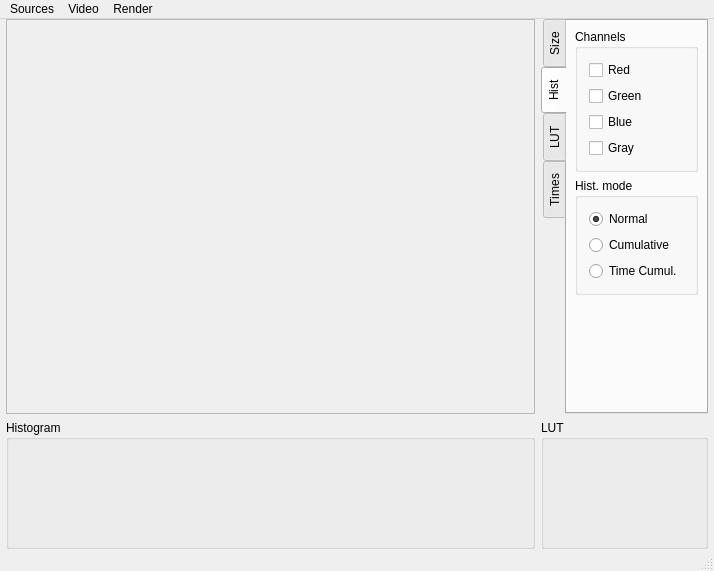
<?xml version="1.0" encoding="UTF-8"?>
<ui version="4.0">
 <class>MainWindow</class>
 <widget class="QMainWindow" name="MainWindow">
  <property name="geometry">
   <rect>
    <x>0</x>
    <y>0</y>
    <width>714</width>
    <height>561</height>
   </rect>
  </property>
  <property name="windowTitle">
   <string>Histograms &amp; LUTs</string>
  </property>
  <widget class="QWidget" name="centralWidget">
   <layout class="QGridLayout" name="gridLayout">
    <property name="leftMargin">
     <number>6</number>
    </property>
    <property name="topMargin">
     <number>0</number>
    </property>
    <property name="rightMargin">
     <number>6</number>
    </property>
    <property name="bottomMargin">
     <number>0</number>
    </property>
    <item row="0" column="0">
     <widget class="QScrollArea" name="scrollArea">
      <property name="sizePolicy">
       <sizepolicy hsizetype="Expanding" vsizetype="Expanding">
        <horstretch>0</horstretch>
        <verstretch>0</verstretch>
       </sizepolicy>
      </property>
      <property name="widgetResizable">
       <bool>true</bool>
      </property>
      <property name="alignment">
       <set>Qt::AlignCenter</set>
      </property>
      <widget class="QcvMatWidget" name="widgetImage">
       <property name="geometry">
        <rect>
         <x>0</x>
         <y>0</y>
         <width>528</width>
         <height>390</height>
        </rect>
       </property>
      </widget>
     </widget>
    </item>
    <item row="1" column="0">
     <widget class="QGroupBox" name="groupBoxHistogram">
      <property name="sizePolicy">
       <sizepolicy hsizetype="Expanding" vsizetype="Fixed">
        <horstretch>0</horstretch>
        <verstretch>0</verstretch>
       </sizepolicy>
      </property>
      <property name="minimumSize">
       <size>
        <width>100</width>
        <height>100</height>
       </size>
      </property>
      <property name="title">
       <string>Histogram</string>
      </property>
      <layout class="QHBoxLayout" name="horizontalLayout">
       <property name="leftMargin">
        <number>3</number>
       </property>
       <property name="topMargin">
        <number>3</number>
       </property>
       <property name="rightMargin">
        <number>3</number>
       </property>
       <property name="bottomMargin">
        <number>3</number>
       </property>
       <item>
        <widget class="QcvMatWidgetImage" name="widgetHistogram" native="true">
         <property name="sizePolicy">
          <sizepolicy hsizetype="Expanding" vsizetype="Expanding">
           <horstretch>0</horstretch>
           <verstretch>0</verstretch>
          </sizepolicy>
         </property>
         <property name="minimumSize">
          <size>
           <width>512</width>
           <height>100</height>
          </size>
         </property>
        </widget>
       </item>
      </layout>
     </widget>
    </item>
    <item row="1" column="1">
     <widget class="QGroupBox" name="groupBoxLUT">
      <property name="sizePolicy">
       <sizepolicy hsizetype="Preferred" vsizetype="Fixed">
        <horstretch>0</horstretch>
        <verstretch>0</verstretch>
       </sizepolicy>
      </property>
      <property name="title">
       <string>LUT</string>
      </property>
      <layout class="QHBoxLayout" name="horizontalLayout_2">
       <property name="leftMargin">
        <number>3</number>
       </property>
       <property name="topMargin">
        <number>3</number>
       </property>
       <property name="rightMargin">
        <number>3</number>
       </property>
       <property name="bottomMargin">
        <number>3</number>
       </property>
       <item>
        <widget class="QcvMatWidgetImage" name="widgetLUT" native="true">
         <property name="sizePolicy">
          <sizepolicy hsizetype="Fixed" vsizetype="Fixed">
           <horstretch>0</horstretch>
           <verstretch>0</verstretch>
          </sizepolicy>
         </property>
         <property name="minimumSize">
          <size>
           <width>100</width>
           <height>100</height>
          </size>
         </property>
        </widget>
       </item>
      </layout>
     </widget>
    </item>
    <item row="0" column="1">
     <widget class="QTabWidget" name="tabWidget">
      <property name="sizePolicy">
       <sizepolicy hsizetype="Preferred" vsizetype="Expanding">
        <horstretch>0</horstretch>
        <verstretch>0</verstretch>
       </sizepolicy>
      </property>
      <property name="styleSheet">
       <string notr="true">font: 10pt &quot;Lucida Grande&quot;;</string>
      </property>
      <property name="tabPosition">
       <enum>QTabWidget::West</enum>
      </property>
      <property name="currentIndex">
       <number>1</number>
      </property>
      <widget class="QWidget" name="sizeTab">
       <attribute name="title">
        <string>Size</string>
       </attribute>
       <layout class="QVBoxLayout" name="verticalLayout">
        <property name="leftMargin">
         <number>8</number>
        </property>
        <property name="topMargin">
         <number>8</number>
        </property>
        <property name="rightMargin">
         <number>8</number>
        </property>
        <property name="bottomMargin">
         <number>8</number>
        </property>
        <item>
         <widget class="QRadioButton" name="radioButtonOrigSize">
          <property name="text">
           <string>Originale</string>
          </property>
          <property name="checked">
           <bool>true</bool>
          </property>
         </widget>
        </item>
        <item>
         <widget class="QRadioButton" name="radioButtonCustomSize">
          <property name="text">
           <string>Custom</string>
          </property>
         </widget>
        </item>
        <item>
         <widget class="QLabel" name="labelWidth">
          <property name="text">
           <string>Largeur</string>
          </property>
         </widget>
        </item>
        <item>
         <widget class="QSpinBox" name="spinBoxWidth">
          <property name="maximum">
           <number>1600</number>
          </property>
          <property name="singleStep">
           <number>4</number>
          </property>
         </widget>
        </item>
        <item>
         <widget class="QLabel" name="labelHeight">
          <property name="text">
           <string>Hauteur</string>
          </property>
         </widget>
        </item>
        <item>
         <widget class="QSpinBox" name="spinBoxHeight">
          <property name="maximum">
           <number>1200</number>
          </property>
          <property name="singleStep">
           <number>4</number>
          </property>
         </widget>
        </item>
        <item>
         <widget class="QCheckBox" name="checkBoxFlip">
          <property name="text">
           <string>Flip</string>
          </property>
         </widget>
        </item>
        <item>
         <spacer name="verticalSpacer">
          <property name="orientation">
           <enum>Qt::Vertical</enum>
          </property>
          <property name="sizeHint" stdset="0">
           <size>
            <width>20</width>
            <height>228</height>
           </size>
          </property>
         </spacer>
        </item>
       </layout>
      </widget>
      <widget class="QWidget" name="histTab">
       <attribute name="title">
        <string>Hist</string>
       </attribute>
       <layout class="QVBoxLayout" name="verticalLayout_7">
        <property name="leftMargin">
         <number>8</number>
        </property>
        <property name="topMargin">
         <number>8</number>
        </property>
        <property name="rightMargin">
         <number>8</number>
        </property>
        <property name="bottomMargin">
         <number>8</number>
        </property>
        <item>
         <widget class="QGroupBox" name="groupBoxHistChannels">
          <property name="title">
           <string>Channels</string>
          </property>
          <layout class="QVBoxLayout" name="verticalLayout_8">
           <item>
            <widget class="QCheckBox" name="checkBoxHistRed">
             <property name="text">
              <string>Red</string>
             </property>
             <property name="shortcut">
              <string>R</string>
             </property>
            </widget>
           </item>
           <item>
            <widget class="QCheckBox" name="checkBoxHistGreen">
             <property name="text">
              <string>Green</string>
             </property>
             <property name="shortcut">
              <string>G</string>
             </property>
            </widget>
           </item>
           <item>
            <widget class="QCheckBox" name="checkBoxHistBlue">
             <property name="text">
              <string>Blue</string>
             </property>
             <property name="shortcut">
              <string>B</string>
             </property>
            </widget>
           </item>
           <item>
            <widget class="QCheckBox" name="checkBoxHistGray">
             <property name="text">
              <string>Gray</string>
             </property>
             <property name="shortcut">
              <string>K</string>
             </property>
            </widget>
           </item>
          </layout>
         </widget>
        </item>
        <item>
         <widget class="QGroupBox" name="groupBoxHistMode">
          <property name="title">
           <string>Hist. mode</string>
          </property>
          <layout class="QVBoxLayout" name="verticalLayout_6">
           <item>
            <widget class="QRadioButton" name="radioButtonHMNormal">
             <property name="text">
              <string>Normal</string>
             </property>
             <property name="shortcut">
              <string>V</string>
             </property>
             <property name="checked">
              <bool>true</bool>
             </property>
            </widget>
           </item>
           <item>
            <widget class="QRadioButton" name="radioButtonHMCumulative">
             <property name="text">
              <string>Cumulative</string>
             </property>
             <property name="shortcut">
              <string>C</string>
             </property>
            </widget>
           </item>
           <item>
            <widget class="QRadioButton" name="radioButtonHMTime">
             <property name="text">
              <string>Time Cumul.</string>
             </property>
             <property name="shortcut">
              <string>T</string>
             </property>
            </widget>
           </item>
          </layout>
         </widget>
        </item>
        <item>
         <spacer name="verticalSpacer_3">
          <property name="orientation">
           <enum>Qt::Vertical</enum>
          </property>
          <property name="sizeHint" stdset="0">
           <size>
            <width>20</width>
            <height>40</height>
           </size>
          </property>
         </spacer>
        </item>
       </layout>
      </widget>
      <widget class="QWidget" name="lutTab">
       <attribute name="title">
        <string>LUT</string>
       </attribute>
       <layout class="QVBoxLayout" name="verticalLayout_2">
        <property name="leftMargin">
         <number>8</number>
        </property>
        <property name="topMargin">
         <number>8</number>
        </property>
        <property name="rightMargin">
         <number>8</number>
        </property>
        <property name="bottomMargin">
         <number>8</number>
        </property>
        <item>
         <widget class="QGroupBox" name="lutBox">
          <property name="title">
           <string>Transfert</string>
          </property>
          <layout class="QVBoxLayout" name="verticalLayout_3">
           <property name="leftMargin">
            <number>8</number>
           </property>
           <property name="topMargin">
            <number>8</number>
           </property>
           <property name="rightMargin">
            <number>8</number>
           </property>
           <property name="bottomMargin">
            <number>8</number>
           </property>
           <item>
            <widget class="QRadioButton" name="radioButtonIdentity">
             <property name="text">
              <string>Identity</string>
             </property>
             <property name="shortcut">
              <string>I</string>
             </property>
             <property name="checked">
              <bool>true</bool>
             </property>
            </widget>
           </item>
           <item>
            <widget class="QRadioButton" name="radioButtonInverse">
             <property name="text">
              <string>Inverse</string>
             </property>
             <property name="shortcut">
              <string>N</string>
             </property>
            </widget>
           </item>
           <item>
            <widget class="QRadioButton" name="radioButtonGamma">
             <property name="text">
              <string>Gamma</string>
             </property>
             <property name="shortcut">
              <string>M</string>
             </property>
            </widget>
           </item>
           <item>
            <widget class="QRadioButton" name="radioButtonThreshold">
             <property name="text">
              <string>Threshold</string>
             </property>
             <property name="shortcut">
              <string>H</string>
             </property>
            </widget>
           </item>
           <item>
            <widget class="QRadioButton" name="radioButtonDynamic">
             <property name="text">
              <string>&amp;Dynamic</string>
             </property>
             <property name="shortcut">
              <string>D</string>
             </property>
            </widget>
           </item>
           <item>
            <widget class="QRadioButton" name="radioButtonEqualize">
             <property name="text">
              <string>Equalize</string>
             </property>
             <property name="shortcut">
              <string>E</string>
             </property>
            </widget>
           </item>
          </layout>
         </widget>
        </item>
        <item>
         <widget class="QGroupBox" name="channelBox">
          <property name="title">
           <string>Channels</string>
          </property>
          <layout class="QVBoxLayout" name="verticalLayout_4">
           <property name="leftMargin">
            <number>8</number>
           </property>
           <property name="topMargin">
            <number>8</number>
           </property>
           <property name="rightMargin">
            <number>8</number>
           </property>
           <property name="bottomMargin">
            <number>8</number>
           </property>
           <item>
            <widget class="QRadioButton" name="radioButtonChColor">
             <property name="text">
              <string>Colors</string>
             </property>
             <property name="checked">
              <bool>true</bool>
             </property>
            </widget>
           </item>
           <item>
            <widget class="QRadioButton" name="radioButtonChGray">
             <property name="text">
              <string>Gray</string>
             </property>
            </widget>
           </item>
          </layout>
         </widget>
        </item>
        <item>
         <widget class="QGroupBox" name="percentBox">
          <property name="title">
           <string>Percent</string>
          </property>
          <property name="alignment">
           <set>Qt::AlignLeading|Qt::AlignLeft|Qt::AlignVCenter</set>
          </property>
          <layout class="QVBoxLayout" name="verticalLayout_5">
           <item>
            <widget class="QSpinBox" name="spinBoxlutParam">
             <property name="minimum">
              <number>5</number>
             </property>
             <property name="maximum">
              <number>95</number>
             </property>
             <property name="value">
              <number>80</number>
             </property>
            </widget>
           </item>
           <item>
            <widget class="QSlider" name="horizontalSlider">
             <property name="minimum">
              <number>5</number>
             </property>
             <property name="maximum">
              <number>95</number>
             </property>
             <property name="value">
              <number>80</number>
             </property>
             <property name="orientation">
              <enum>Qt::Horizontal</enum>
             </property>
            </widget>
           </item>
          </layout>
         </widget>
        </item>
        <item>
         <spacer name="verticalSpacer_2">
          <property name="orientation">
           <enum>Qt::Vertical</enum>
          </property>
          <property name="sizeHint" stdset="0">
           <size>
            <width>20</width>
            <height>40</height>
           </size>
          </property>
         </spacer>
        </item>
       </layout>
      </widget>
      <widget class="QWidget" name="timeTab">
       <attribute name="title">
        <string>Times</string>
       </attribute>
       <layout class="QVBoxLayout" name="verticalLayout_9">
        <item>
         <widget class="QGroupBox" name="groupBoxHistogram_2">
          <property name="title">
           <string>Histogram</string>
          </property>
          <layout class="QGridLayout" name="gridLayout_3">
           <property name="leftMargin">
            <number>8</number>
           </property>
           <property name="topMargin">
            <number>8</number>
           </property>
           <property name="rightMargin">
            <number>8</number>
           </property>
           <property name="bottomMargin">
            <number>8</number>
           </property>
           <item row="1" column="1">
            <widget class="QLabel" name="labelUH2Time">
             <property name="text">
              <string>0</string>
             </property>
             <property name="alignment">
              <set>Qt::AlignRight|Qt::AlignTrailing|Qt::AlignVCenter</set>
             </property>
            </widget>
           </item>
           <item row="0" column="1">
            <widget class="QLabel" name="labelUH1Time">
             <property name="text">
              <string>0</string>
             </property>
             <property name="alignment">
              <set>Qt::AlignRight|Qt::AlignTrailing|Qt::AlignVCenter</set>
             </property>
            </widget>
           </item>
           <item row="2" column="1">
            <widget class="QLabel" name="labelDHTime">
             <property name="text">
              <string>0</string>
             </property>
             <property name="alignment">
              <set>Qt::AlignRight|Qt::AlignTrailing|Qt::AlignVCenter</set>
             </property>
            </widget>
           </item>
           <item row="0" column="0">
            <widget class="QLabel" name="labelUH1">
             <property name="text">
              <string>Update 1</string>
             </property>
            </widget>
           </item>
           <item row="1" column="0">
            <widget class="QLabel" name="labelUH2">
             <property name="text">
              <string>Update 2</string>
             </property>
            </widget>
           </item>
           <item row="2" column="0">
            <widget class="QLabel" name="labelDH">
             <property name="text">
              <string>Draw</string>
             </property>
            </widget>
           </item>
          </layout>
         </widget>
        </item>
        <item>
         <widget class="QGroupBox" name="groupBoxLUT_2">
          <property name="title">
           <string>LUT</string>
          </property>
          <layout class="QGridLayout" name="gridLayout_2">
           <item row="0" column="1">
            <widget class="QLabel" name="labelCLTime">
             <property name="text">
              <string>0</string>
             </property>
             <property name="alignment">
              <set>Qt::AlignRight|Qt::AlignTrailing|Qt::AlignVCenter</set>
             </property>
            </widget>
           </item>
           <item row="2" column="1">
            <widget class="QLabel" name="labelALTime">
             <property name="text">
              <string>0</string>
             </property>
             <property name="alignment">
              <set>Qt::AlignRight|Qt::AlignTrailing|Qt::AlignVCenter</set>
             </property>
            </widget>
           </item>
           <item row="0" column="0">
            <widget class="QLabel" name="labelCL">
             <property name="text">
              <string>Compute</string>
             </property>
            </widget>
           </item>
           <item row="2" column="0">
            <widget class="QLabel" name="labelAL">
             <property name="text">
              <string>Apply</string>
             </property>
            </widget>
           </item>
           <item row="3" column="0">
            <widget class="QLabel" name="labelDL">
             <property name="text">
              <string>Draw</string>
             </property>
            </widget>
           </item>
           <item row="3" column="1">
            <widget class="QLabel" name="labelDLTime">
             <property name="text">
              <string>0</string>
             </property>
             <property name="alignment">
              <set>Qt::AlignRight|Qt::AlignTrailing|Qt::AlignVCenter</set>
             </property>
            </widget>
           </item>
          </layout>
         </widget>
        </item>
        <item>
         <widget class="QGroupBox" name="groupBoxDL">
          <property name="title">
           <string>All</string>
          </property>
          <layout class="QHBoxLayout" name="horizontalLayout_5">
           <property name="leftMargin">
            <number>8</number>
           </property>
           <property name="topMargin">
            <number>8</number>
           </property>
           <property name="rightMargin">
            <number>8</number>
           </property>
           <property name="bottomMargin">
            <number>8</number>
           </property>
           <item>
            <widget class="QLabel" name="labelAllTime">
             <property name="text">
              <string>0</string>
             </property>
             <property name="alignment">
              <set>Qt::AlignRight|Qt::AlignTrailing|Qt::AlignVCenter</set>
             </property>
            </widget>
           </item>
          </layout>
         </widget>
        </item>
        <item>
         <spacer name="verticalSpacer_4">
          <property name="orientation">
           <enum>Qt::Vertical</enum>
          </property>
          <property name="sizeHint" stdset="0">
           <size>
            <width>20</width>
            <height>40</height>
           </size>
          </property>
         </spacer>
        </item>
       </layout>
      </widget>
     </widget>
    </item>
   </layout>
  </widget>
  <widget class="QMenuBar" name="menuBar">
   <property name="geometry">
    <rect>
     <x>0</x>
     <y>0</y>
     <width>714</width>
     <height>22</height>
    </rect>
   </property>
   <widget class="QMenu" name="menuSources">
    <property name="title">
     <string>Sources</string>
    </property>
    <addaction name="actionCamera_0"/>
    <addaction name="actionCamera_1"/>
    <addaction name="actionFile"/>
    <addaction name="separator"/>
    <addaction name="actionQuit"/>
   </widget>
   <widget class="QMenu" name="menuVideo">
    <property name="title">
     <string>Video</string>
    </property>
    <widget class="QMenu" name="menuSize">
     <property name="title">
      <string>taille</string>
     </property>
     <addaction name="actionOriginalSize"/>
     <addaction name="actionConstrainedSize"/>
    </widget>
    <addaction name="actionFlip"/>
    <addaction name="separator"/>
    <addaction name="menuSize"/>
   </widget>
   <widget class="QMenu" name="menuRender">
    <property name="title">
     <string>Render</string>
    </property>
    <addaction name="actionRenderImage"/>
    <addaction name="actionRenderPixmap"/>
    <addaction name="actionRenderOpenGL"/>
   </widget>
   <addaction name="menuSources"/>
   <addaction name="menuVideo"/>
   <addaction name="menuRender"/>
  </widget>
  <widget class="QStatusBar" name="statusBar"/>
  <action name="actionCamera_0">
   <property name="text">
    <string>Camera 0</string>
   </property>
   <property name="toolTip">
    <string>caméra interne</string>
   </property>
   <property name="shortcut">
    <string>Ctrl+Shift+0</string>
   </property>
  </action>
  <action name="actionCamera_1">
   <property name="text">
    <string>Camera 1</string>
   </property>
   <property name="toolTip">
    <string>caméra externe</string>
   </property>
   <property name="shortcut">
    <string>Ctrl+Shift+1</string>
   </property>
  </action>
  <action name="actionFile">
   <property name="text">
    <string>File</string>
   </property>
   <property name="toolTip">
    <string>fichier video</string>
   </property>
   <property name="shortcut">
    <string>Ctrl+O</string>
   </property>
  </action>
  <action name="actionFlip">
   <property name="checkable">
    <bool>true</bool>
   </property>
   <property name="text">
    <string>flip</string>
   </property>
  </action>
  <action name="actionOriginalSize">
   <property name="checkable">
    <bool>true</bool>
   </property>
   <property name="text">
    <string>Originale</string>
   </property>
   <property name="toolTip">
    <string>taille originale</string>
   </property>
  </action>
  <action name="actionConstrainedSize">
   <property name="checkable">
    <bool>true</bool>
   </property>
   <property name="text">
    <string>Custom</string>
   </property>
   <property name="iconText">
    <string>contrainte</string>
   </property>
   <property name="toolTip">
    <string>taille imposée</string>
   </property>
  </action>
  <action name="actionQuit">
   <property name="text">
    <string>Quitter</string>
   </property>
  </action>
  <action name="actionRenderImage">
   <property name="checkable">
    <bool>true</bool>
   </property>
   <property name="checked">
    <bool>true</bool>
   </property>
   <property name="text">
    <string>Image</string>
   </property>
  </action>
  <action name="actionRenderPixmap">
   <property name="checkable">
    <bool>true</bool>
   </property>
   <property name="text">
    <string>Pixmap</string>
   </property>
  </action>
  <action name="actionRenderOpenGL">
   <property name="checkable">
    <bool>true</bool>
   </property>
   <property name="text">
    <string>OpenGL</string>
   </property>
  </action>
 </widget>
 <layoutdefault spacing="6" margin="11"/>
 <customwidgets>
  <customwidget>
   <class>QcvMatWidget</class>
   <extends>QWidget</extends>
   <header>QcvMatWidget.h</header>
   <container>1</container>
  </customwidget>
  <customwidget>
   <class>QcvMatWidgetImage</class>
   <extends>QWidget</extends>
   <header>QcvMatWidgetImage.h</header>
   <container>1</container>
  </customwidget>
 </customwidgets>
 <tabstops>
  <tabstop>tabWidget</tabstop>
  <tabstop>radioButtonOrigSize</tabstop>
  <tabstop>radioButtonCustomSize</tabstop>
  <tabstop>spinBoxWidth</tabstop>
  <tabstop>spinBoxHeight</tabstop>
  <tabstop>checkBoxFlip</tabstop>
  <tabstop>checkBoxHistRed</tabstop>
  <tabstop>checkBoxHistGreen</tabstop>
  <tabstop>checkBoxHistBlue</tabstop>
  <tabstop>checkBoxHistGray</tabstop>
  <tabstop>radioButtonHMNormal</tabstop>
  <tabstop>radioButtonHMCumulative</tabstop>
  <tabstop>radioButtonHMTime</tabstop>
  <tabstop>radioButtonIdentity</tabstop>
  <tabstop>radioButtonInverse</tabstop>
  <tabstop>radioButtonGamma</tabstop>
  <tabstop>radioButtonThreshold</tabstop>
  <tabstop>radioButtonDynamic</tabstop>
  <tabstop>radioButtonEqualize</tabstop>
  <tabstop>radioButtonChColor</tabstop>
  <tabstop>radioButtonChGray</tabstop>
  <tabstop>spinBoxlutParam</tabstop>
  <tabstop>horizontalSlider</tabstop>
  <tabstop>scrollArea</tabstop>
 </tabstops>
 <resources/>
 <connections>
  <connection>
   <sender>radioButtonCustomSize</sender>
   <signal>clicked(bool)</signal>
   <receiver>actionConstrainedSize</receiver>
   <slot>setChecked(bool)</slot>
   <hints>
    <hint type="sourcelabel">
     <x>642</x>
     <y>54</y>
    </hint>
    <hint type="destinationlabel">
     <x>-1</x>
     <y>-1</y>
    </hint>
   </hints>
  </connection>
  <connection>
   <sender>actionConstrainedSize</sender>
   <signal>triggered(bool)</signal>
   <receiver>radioButtonCustomSize</receiver>
   <slot>setChecked(bool)</slot>
   <hints>
    <hint type="sourcelabel">
     <x>-1</x>
     <y>-1</y>
    </hint>
    <hint type="destinationlabel">
     <x>642</x>
     <y>54</y>
    </hint>
   </hints>
  </connection>
  <connection>
   <sender>radioButtonOrigSize</sender>
   <signal>clicked(bool)</signal>
   <receiver>actionOriginalSize</receiver>
   <slot>setChecked(bool)</slot>
   <hints>
    <hint type="sourcelabel">
     <x>642</x>
     <y>54</y>
    </hint>
    <hint type="destinationlabel">
     <x>-1</x>
     <y>-1</y>
    </hint>
   </hints>
  </connection>
  <connection>
   <sender>actionOriginalSize</sender>
   <signal>triggered(bool)</signal>
   <receiver>radioButtonOrigSize</receiver>
   <slot>setChecked(bool)</slot>
   <hints>
    <hint type="sourcelabel">
     <x>-1</x>
     <y>-1</y>
    </hint>
    <hint type="destinationlabel">
     <x>642</x>
     <y>54</y>
    </hint>
   </hints>
  </connection>
  <connection>
   <sender>checkBoxFlip</sender>
   <signal>clicked(bool)</signal>
   <receiver>actionFlip</receiver>
   <slot>setChecked(bool)</slot>
   <hints>
    <hint type="sourcelabel">
     <x>651</x>
     <y>74</y>
    </hint>
    <hint type="destinationlabel">
     <x>-1</x>
     <y>-1</y>
    </hint>
   </hints>
  </connection>
  <connection>
   <sender>actionFlip</sender>
   <signal>triggered(bool)</signal>
   <receiver>checkBoxFlip</receiver>
   <slot>setChecked(bool)</slot>
   <hints>
    <hint type="sourcelabel">
     <x>-1</x>
     <y>-1</y>
    </hint>
    <hint type="destinationlabel">
     <x>651</x>
     <y>74</y>
    </hint>
   </hints>
  </connection>
  <connection>
   <sender>spinBoxlutParam</sender>
   <signal>valueChanged(int)</signal>
   <receiver>horizontalSlider</receiver>
   <slot>setValue(int)</slot>
   <hints>
    <hint type="sourcelabel">
     <x>616</x>
     <y>317</y>
    </hint>
    <hint type="destinationlabel">
     <x>603</x>
     <y>345</y>
    </hint>
   </hints>
  </connection>
  <connection>
   <sender>horizontalSlider</sender>
   <signal>valueChanged(int)</signal>
   <receiver>spinBoxlutParam</receiver>
   <slot>setValue(int)</slot>
   <hints>
    <hint type="sourcelabel">
     <x>648</x>
     <y>351</y>
    </hint>
    <hint type="destinationlabel">
     <x>633</x>
     <y>319</y>
    </hint>
   </hints>
  </connection>
 </connections>
</ui>
